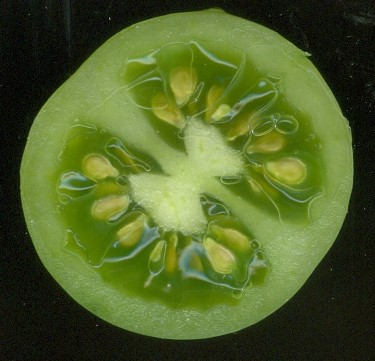
#> input picture Test_Images/gt2.jpg, 375 x 361 px, given in place of 21S87-09.jpg, which was not available
$ python TomatoPicker.py
#> lines starting #> are read from the running program, lines starting #| are printed output that depends on the picture; after the words box and inside, x2 and y2 are one past the last pixel; in counts of white or black regions, pixels touching at a corner belong together; pictures that were not available may be replaced by others from this repository, and a replacement may not be noted
import cv2
import os
import numpy as np
from matplotlib import pyplot as plt
import pandas as pd
#x = input("Enter file path:")
#y = input("Sort by 'area', 'x', 'y', 'R':")
#z = input("Name of csv:")
os.chdir("C:/Users/Sweet/Desktop/tomatoe/done/21S87,91,92,95/21S87")
img = cv2.imread("C:/users/Sweet/Desktop/tomatoe/done/21S87,91,92,95/21S87/21S87-09.jpg", 1)
#> img is the input picture: shape (361, 375, 3); mean B, G, R 41, 97.3, 80.2
D = np.zeros(8)
hsv = cv2.cvtColor(img, cv2.COLOR_BGR2HSV)
#> hsv: shape (361, 375, 3); mean H, S, V 39.5, 145.8, 97.4
mask = cv2.inRange(hsv, (0,0,85), (50,255,255))
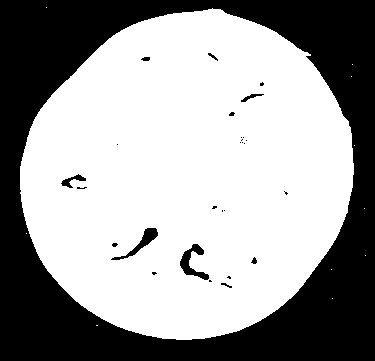
#> mask: shape (361, 375); 61.7% white; 28 black regions (19 under 20 px)
res = cv2.bitwise_and(img,img, mask= mask)
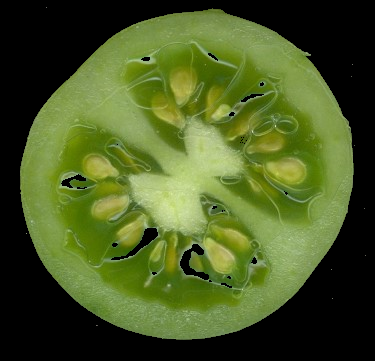
#> res: shape (361, 375, 3); mean B, G, R 36, 88.3, 72.6
contours, hierarchy = cv2.findContours(mask, cv2.RETR_EXTERNAL, cv2.CHAIN_APPROX_SIMPLE)
#> contours = 11 contours, 10 with area under 20; largest, box (x1, y1, x2, y2) and area: (20, 8, 354, 340) 84256
#contours=cv2.drawContours(res, contours, -1, (0,255,0), 3)
step = 54
for n in contours:
    filename = "t" + str(step) + ".jpg"
    if cv2.contourArea(n) >30000:
        x,y,w,h = cv2.boundingRect(n)
        cv2.rectangle(img,(x,y),(x+w,y+h),(0,255,0),2)
        print(np.array(cv2.mean(hsv[y:y+h,x:x+w])).astype(np.uint8))
        cv2.imshow("img", img[y:y+h,x:x+w])
        #cv2.waitKey(0)
        cv2.imwrite(filename, img[y:y+h,x:x+w])
        a = np.array(( n, (int(cv2.contourArea(n))), x, y), dtype=object)
        b = np.array(cv2.mean(hsv[y:y+h,x:x+w])).astype(np.uint8)
        c = np.concatenate((a,b))
        D = np.vstack((D, c))
        step = step +1
#> this loop made 11 passes
#> (filename, x, y, w, h, b, step) on pass 10: ('t54.jpg', 20, 8, 334, 332, [39, 150, 114, 0], 55)
#> (n, filename) on passes 1 to 6: ([[96, 325], [97, 325]], 't54.jpg'), ([[332, 298]], 't54.jpg'), ([[331, 269]], 't54.jpg'), ([[365, 255]], 't54.jpg'), ([[26, 233]], 't54.jpg'), ([[364, 208]], 't54.jpg')
#| [ 39 150 114   0]
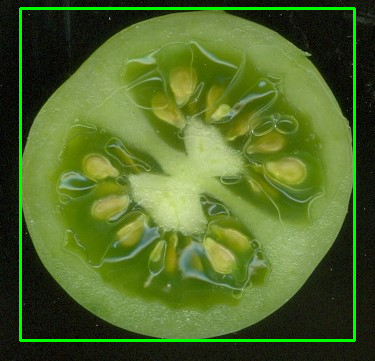
#> img: shape (361, 375, 3); 2.95% of pixels changed, all inside (x1, y1, x2, y2) = (19, 7, 356, 342)
#> after the loop, step = 55
cv2.destroyAllWindows()
#cv2.imwrite('test.jpg', img)
img = cv2.resize(img, None, fx=1/3, fy=1/3)
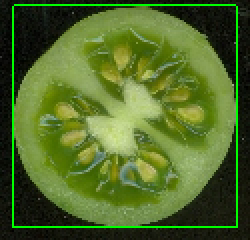
#> img: shape (120, 125, 3) (shown 2 times larger); mean B, G, R 40.7, 104.4, 79.8
d = pd.DataFrame(D, columns = ['cnt', 'area', 'x', 'y', 'h', 's', 'v', '0'])
#> d = table of 2 rows and 8 columns
d = d.drop(0, axis = 0)
#> d = table of 1 rows and 8 columns
d['h'] = (d['h']*(360/179)).astype(int)
d['s'] = (d['s']/1.79).astype(int)
d['v'] = (d['v']/1.79).astype(int)
d['R'] = ['ripe' if x<48 else 'unripe' for x in d['h']]
d['h'] = d['h'].astype(str)
d['s'] = d['s'].astype(str)
d['v'] = d['v'].astype(str)
d['hsv'] = d[['h', 's', 'v']].agg(' '.join, axis=1)
d = d[['area', 'x', 'y', 'hsv', 'R']]
#> d = table of 1 rows and 5 columns
d = d.sort_values(by=['x'])
d.to_csv("TEST.csv", index = None)
#cv2.imshow("selected", img)
#os.startfile("C:/users/Sweet/source/repos/assets/test.csv")
cv2.waitKey(0)
cv2.destroyAllWindows()


'''
imgC = cv2.Canny(b, 50,150) fig
ax = plt.subplots(1, figsize=(12,8))
plt.imshow(mask)
plt.show()
cv2.waitKey(0)

cv2.imshow("img", img[y:y+h,x:x+w])
cv2.destroyAllWindows()
print(np.array(cv2.mean(img[y:y+h,x:x+w])).astype(np.uint8))
cv2.imwrite('TEST.jpg', img)
'''

$ run again, on Test_Images/rt1.jpg
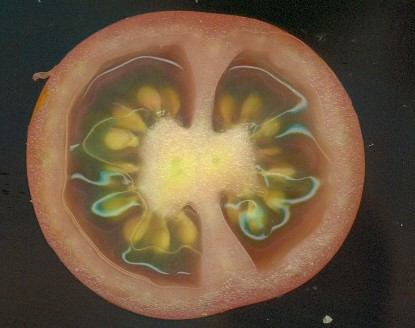
#> input picture Test_Images/rt1.jpg, 415 x 328 px, given in place of 21S87-09.jpg, which was not available
#> img is the input picture: shape (328, 415, 3); mean B, G, R 63, 87.7, 108.1
#> hsv: shape (328, 415, 3); mean H, S, V 25.7, 94, 109.2
#> `mask = cv2.inRange(hsv, (0,0,85), (50,255,255))`:
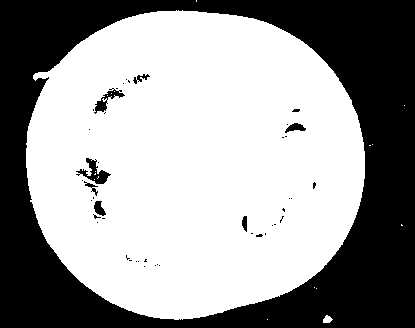
#> mask: shape (328, 415); 60.7% white; 45 black regions (36 under 20 px)
#> contours = 10 contours, 8 with area under 20; largest, box (x1, y1, x2, y2) and area: (26, 10, 365, 320) 83192, (323, 315, 333, 323) 43
#> the loop `for n in contours:` made 10 passes
#> (filename, x, y, w, h, b, step) on pass 9: ('t54.jpg', 26, 10, 339, 310, [21, 108, 129, 0], 55)
#> (printed output is left out)
#> after the loop `for n in contours:`: step = 55
#> `img = cv2.resize(img, None, fx=1/3, fy=1/3)`:
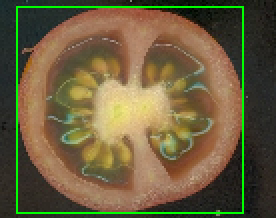
#> img: shape (109, 138, 3) (shown 2 times larger); mean B, G, R 62.1, 94.1, 107.2
#> `d = pd.DataFrame(D, columns = ['cnt', 'area', 'x', 'y', 'h', 's', 'v',..`: d = table of 2 rows and 8 columns
#> `d = d.drop(0, axis = 0)`: d = table of 1 rows and 8 columns
#> `d = d[['area', 'x', 'y', 'hsv', 'R']]`: d = table of 1 rows and 5 columns
